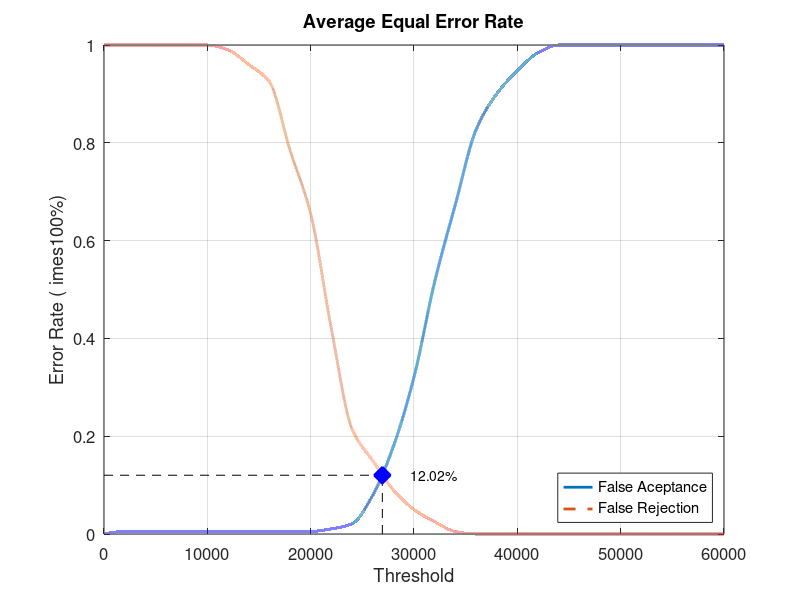
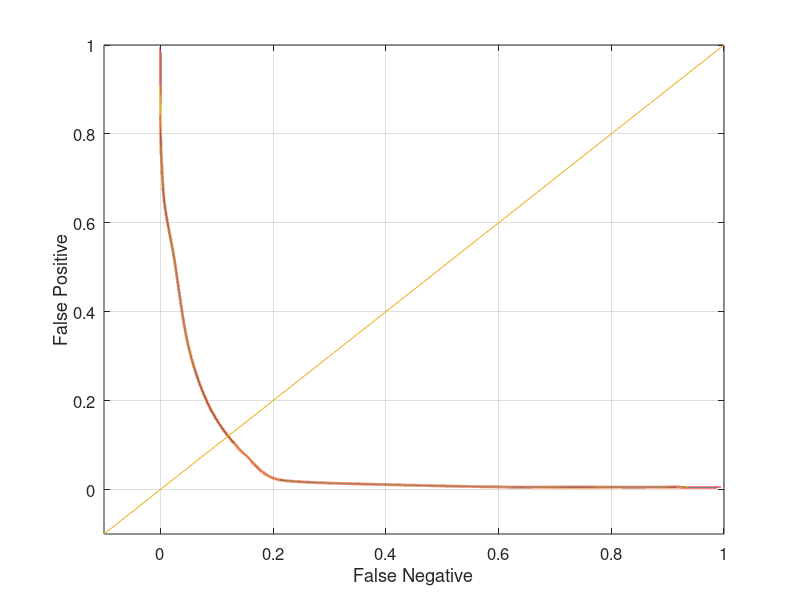

MATLAB code to generate these figures, in order:
close all;
clear;
clc;
x = 0:2000:60000;
xq = 0:0.5:60000;

y0 = [0 0.00526316 0.00526316 0.00526316 0.00526316 0.00526316 0.00526316 0.00526316 0.00526316 0.00526316 0.00526316 0.0105263 0.0210526 0.0789474 0.178947 0.321053 0.515789 0.673684 0.826316 0.9 0.947368 0.984211 1 1 1 1 1 1 1 1 1]
yy0 = interp1(x, y0, xq, 'pchip');
y1 = [1 1 1 1 1 1 0.99 0.96 0.925 0.785 0.655 0.42 0.215 0.15 0.09 0.05 0.025 0.005 0 0 0 0 0 0 0 0 0 0 0 0 0]
yy1 = interp1(x, y1, xq, 'pchip');

% Calculating EER: 
y2 = abs(y0 - y1);
find(y2 == min(y2))
yy2 = abs(yy0 - yy1);
xEER = find(yy2 == min(yy2));
xEERIndex = xq(xEER) % X-axis EER
yEER = yy0(xEER) % Y-axis EER

main = figure
plot(xq, yy0,'-','LineWidth', 2);	hold on
plot(xq, yy1,'--','LineWidth', 2);	hold on
plot([xEERIndex xEERIndex], [0 yEER], 'k--');	hold on
plot([0 xEERIndex], [yEER yEER], 'k--');	hold on
plot(xEERIndex, yEER, 'bx', 'LineWidth', 10);	hold on
text(xEERIndex + 10 * xEERIndex / 100, yEER, [num2str(round((10000 * yEER)) / 100) '%'])
legend('False Aceptance', 'False Rejection', 'Location', 'SouthEast')
xlabel('Threshold')
ylabel('Error Rate (	imes100%)')
title('Average Equal Error Rate')
set(gca, 'FontSize', 12)
axis([0 60000 0 1])
grid on

print(main, 'Database2_2Main', '-dpng');
FNRxFPR = figure('Color', [1 1 1]);
plot(yy1, yy0, '-', yy1, yy0, 'LineWidth', 2);
hold on
y = -0.1:0.1:1
plot(y, y); 
set(gca, 'FontSize', 12)
xlabel('False Negative')
ylabel('False Positive')
axis([-0.1 1 -0.1 1])
set(gca, 'FontSize', 12)
grid on

print(FNRxFPR, 'Database2_2FNRxFPR','-dpng');
